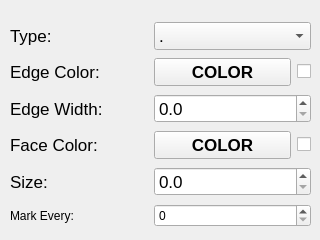
    <widget class="QWidget" name="tab_3">
     <attribute name="title">
      <string>Marker</string>
     </attribute>
     <widget class="QWidget" name="gridLayoutWidget_10">
      <property name="geometry">
       <rect>
        <x>10</x>
        <y>20</y>
        <width>301</width>
        <height>211</height>
       </rect>
      </property>
      <layout class="QGridLayout" name="gridLayout_10" columnstretch="1,1,0">
       <item row="4" column="0">
        <widget class="QLabel" name="label_14">
         <property name="font">
          <font>
           <family>Arial</family>
           <pointsize>13</pointsize>
          </font>
         </property>
         <property name="text">
          <string>Size:</string>
         </property>
        </widget>
       </item>
       <item row="1" column="1">
        <widget class="QPushButton" name="btnMEC">
         <property name="font">
          <font>
           <family>Arial</family>
           <pointsize>13</pointsize>
           <weight>75</weight>
           <bold>true</bold>
          </font>
         </property>
         <property name="text">
          <string>COLOR</string>
         </property>
        </widget>
       </item>
       <item row="5" column="0">
        <widget class="QLabel" name="label_46">
         <property name="text">
          <string>Mark Every:</string>
         </property>
        </widget>
       </item>
       <item row="3" column="1">
        <widget class="QPushButton" name="btnMFC">
         <property name="font">
          <font>
           <family>Arial</family>
           <pointsize>13</pointsize>
           <weight>75</weight>
           <bold>true</bold>
          </font>
         </property>
         <property name="text">
          <string>COLOR</string>
         </property>
        </widget>
       </item>
       <item row="0" column="0">
        <widget class="QLabel" name="label_6">
         <property name="font">
          <font>
           <family>Arial</family>
           <pointsize>13</pointsize>
          </font>
         </property>
         <property name="text">
          <string>Type:</string>
         </property>
        </widget>
       </item>
       <item row="1" column="0">
        <widget class="QLabel" name="label_7">
         <property name="font">
          <font>
           <family>Arial</family>
           <pointsize>13</pointsize>
          </font>
         </property>
         <property name="text">
          <string>Edge Color:</string>
         </property>
        </widget>
       </item>
       <item row="2" column="0">
        <widget class="QLabel" name="label_8">
         <property name="font">
          <font>
           <family>Arial</family>
           <pointsize>13</pointsize>
          </font>
         </property>
         <property name="text">
          <string>Edge Width:</string>
         </property>
        </widget>
       </item>
       <item row="3" column="0">
        <widget class="QLabel" name="label_12">
         <property name="font">
          <font>
           <family>Arial</family>
           <pointsize>13</pointsize>
          </font>
         </property>
         <property name="text">
          <string>Face Color:</string>
         </property>
        </widget>
       </item>
       <item row="1" column="2">
        <widget class="QCheckBox" name="chbColorMatch3">
         <property name="text">
          <string/>
         </property>
        </widget>
       </item>
       <item row="3" column="2">
        <widget class="QCheckBox" name="chbColorMatch4">
         <property name="text">
          <string/>
         </property>
        </widget>
       </item>
       <item row="4" column="1" colspan="2">
        <widget class="QDoubleSpinBox" name="sbMS">
         <property name="font">
          <font>
           <family>Arial</family>
           <pointsize>13</pointsize>
          </font>
         </property>
         <property name="decimals">
          <number>1</number>
         </property>
         <property name="maximum">
          <double>1000.000000000000000</double>
         </property>
         <property name="singleStep">
          <double>0.100000000000000</double>
         </property>
        </widget>
       </item>
       <item row="5" column="1" colspan="2">
        <widget class="QSpinBox" name="sbMEvery">
         <property name="maximum">
          <number>99999</number>
         </property>
        </widget>
       </item>
       <item row="2" column="1" colspan="2">
        <widget class="QDoubleSpinBox" name="sbMEW">
         <property name="font">
          <font>
           <family>Arial</family>
           <pointsize>13</pointsize>
          </font>
         </property>
         <property name="decimals">
          <number>1</number>
         </property>
         <property name="singleStep">
          <double>0.100000000000000</double>
         </property>
        </widget>
       </item>
       <item row="0" column="1" colspan="2">
        <widget class="QComboBox" name="cbMT">
         <property name="font">
          <font>
           <family>Arial</family>
           <pointsize>13</pointsize>
          </font>
         </property>
         <item>
          <property name="text">
           <string>.</string>
          </property>
         </item>
         <item>
          <property name="text">
           <string>,</string>
          </property>
         </item>
         <item>
          <property name="text">
           <string>o</string>
          </property>
         </item>
         <item>
          <property name="text">
           <string>v</string>
          </property>
         </item>
         <item>
          <property name="text">
           <string>^</string>
          </property>
         </item>
         <item>
          <property name="text">
           <string>&lt;</string>
          </property>
         </item>
         <item>
          <property name="text">
           <string>&gt;</string>
          </property>
         </item>
         <item>
          <property name="text">
           <string>1</string>
          </property>
         </item>
         <item>
          <property name="text">
           <string>2</string>
          </property>
         </item>
         <item>
          <property name="text">
           <string>3</string>
          </property>
         </item>
         <item>
          <property name="text">
           <string>4</string>
          </property>
         </item>
         <item>
          <property name="text">
           <string>8</string>
          </property>
         </item>
         <item>
          <property name="text">
           <string>s</string>
          </property>
         </item>
         <item>
          <property name="text">
           <string>p</string>
          </property>
         </item>
         <item>
          <property name="text">
           <string>P</string>
          </property>
         </item>
         <item>
          <property name="text">
           <string>*</string>
          </property>
         </item>
         <item>
          <property name="text">
           <string>h</string>
          </property>
         </item>
         <item>
          <property name="text">
           <string>H</string>
          </property>
         </item>
         <item>
          <property name="text">
           <string>+</string>
          </property>
         </item>
         <item>
          <property name="text">
           <string>x</string>
          </property>
         </item>
         <item>
          <property name="text">
           <string>X</string>
          </property>
         </item>
         <item>
          <property name="text">
           <string>d</string>
          </property>
         </item>
         <item>
          <property name="text">
           <string>D</string>
          </property>
         </item>
         <item>
          <property name="text">
           <string>|</string>
          </property>
         </item>
         <item>
          <property name="text">
           <string>_</string>
          </property>
         </item>
         <item>
          <property name="text">
           <string>None</string>
          </property>
         </item>
        </widget>
       </item>
      </layout>
     </widget>
    </widget>
